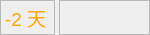
<?xml version="1.0" encoding="UTF-8"?>
<ui version="4.0">
 <class>TempUnit</class>
 <widget class="QWidget" name="TempUnit">
  <property name="geometry">
   <rect>
    <x>0</x>
    <y>0</y>
    <width>150</width>
    <height>35</height>
   </rect>
  </property>
  <property name="windowTitle">
   <string>Form</string>
  </property>
  <widget class="QFrame" name="frame">
   <property name="geometry">
    <rect>
     <x>0</x>
     <y>0</y>
     <width>55</width>
     <height>35</height>
    </rect>
   </property>
   <property name="styleSheet">
    <string notr="true">#frame{
border-image: url(:/UI/Widget/System_Sensor_5.png);}</string>
   </property>
   <property name="frameShape">
    <enum>QFrame::StyledPanel</enum>
   </property>
   <property name="frameShadow">
    <enum>QFrame::Raised</enum>
   </property>
   <widget class="QLabel" name="label">
    <property name="geometry">
     <rect>
      <x>5</x>
      <y>5</y>
      <width>50</width>
      <height>25</height>
     </rect>
    </property>
    <property name="palette">
     <palette>
      <active>
       <colorrole role="WindowText">
        <brush brushstyle="SolidPattern">
         <color alpha="255">
          <red>255</red>
          <green>170</green>
          <blue>0</blue>
         </color>
        </brush>
       </colorrole>
      </active>
      <inactive>
       <colorrole role="WindowText">
        <brush brushstyle="SolidPattern">
         <color alpha="255">
          <red>255</red>
          <green>170</green>
          <blue>0</blue>
         </color>
        </brush>
       </colorrole>
      </inactive>
      <disabled>
       <colorrole role="WindowText">
        <brush brushstyle="SolidPattern">
         <color alpha="255">
          <red>153</red>
          <green>153</green>
          <blue>153</blue>
         </color>
        </brush>
       </colorrole>
      </disabled>
     </palette>
    </property>
    <property name="font">
     <font>
      <pointsize>14</pointsize>
     </font>
    </property>
    <property name="text">
     <string>-2 天</string>
    </property>
   </widget>
  </widget>
  <widget class="QFrame" name="frame_2">
   <property name="geometry">
    <rect>
     <x>59</x>
     <y>0</y>
     <width>91</width>
     <height>35</height>
    </rect>
   </property>
   <property name="frameShape">
    <enum>QFrame::StyledPanel</enum>
   </property>
   <property name="frameShadow">
    <enum>QFrame::Raised</enum>
   </property>
  </widget>
 </widget>
 <resources/>
 <connections/>
</ui>
